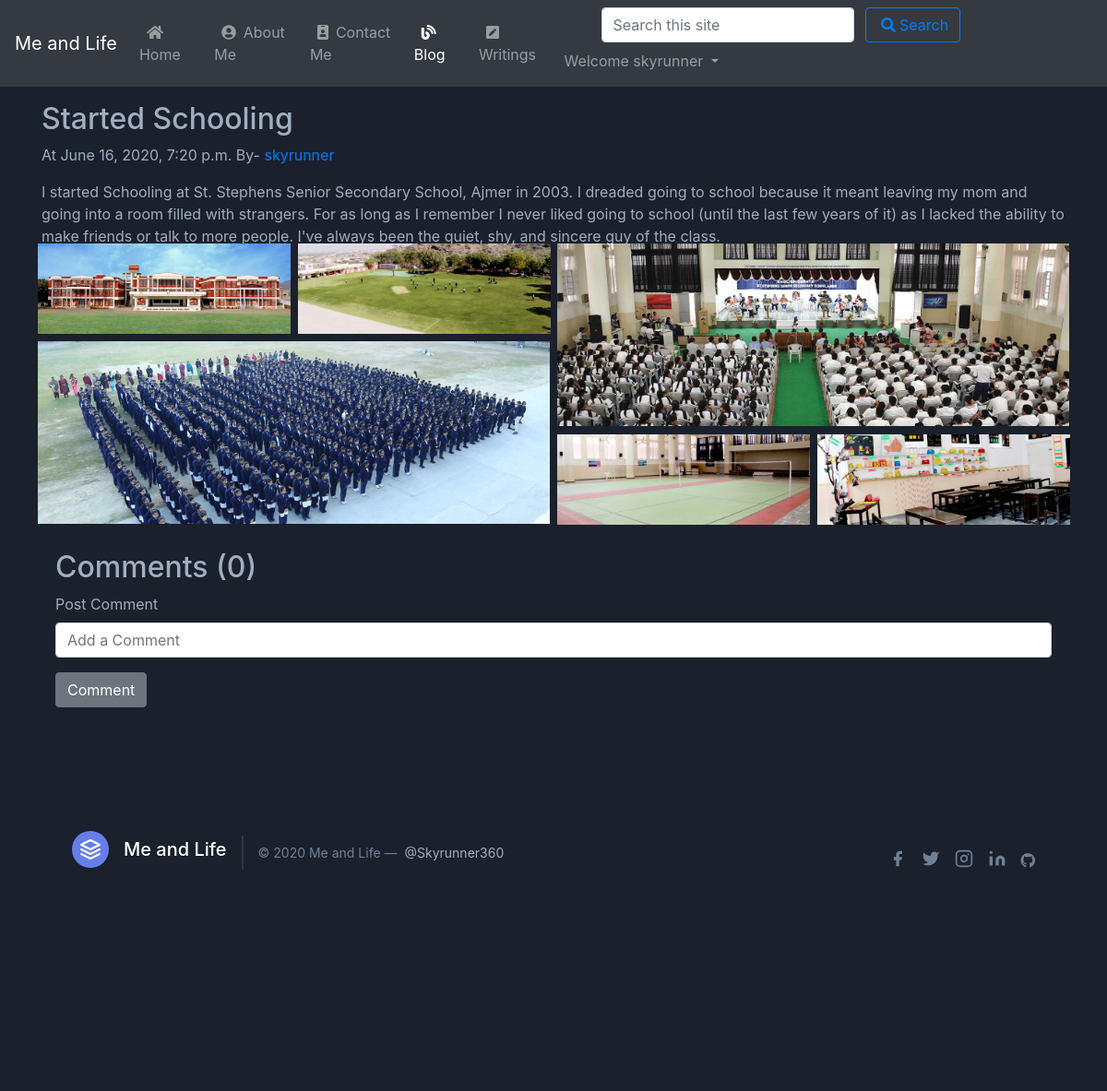
Page /blog/started-schooling (signed in) on the committed database.
### blog/models.py (models this page shows, shortened)
class Post(models.Model):
    sno= models.AutoField(primary_key=True)
    title = models.CharField(max_length=200)
    content = models.TextField()
    views = models.IntegerField(default=0)
    category = models.CharField(max_length=13)
    author = models.CharField(max_length=100)
    slug = models.CharField(max_length=150,default=" ")
    timeStamp = models.DateTimeField(blank=True)
    img = models.ImageField(upload_to="blog/", blank=True)
    img2 = models.ImageField(upload_to="blog/", blank=True)
    img3 = models.ImageField(upload_to="blog/", blank=True)
    img4 = models.ImageField(upload_to="blog/", blank=True)
    img5 = models.ImageField(upload_to="blog/", blank=True)
    img6 = models.ImageField(upload_to="blog/", blank=True)

### blog/views.py (the view)
# urls.py: path('<str:slug>', views.blogPost, name="blogPost"),
def blogPost(request,slug):
    post = Post.objects.filter(slug=slug).first()
    tech = Tech.objects.filter(slug=slug).first()
    if post is None:
        tech.views = tech.views+1
        tech.save()
    else:
        post.views = post.views+1
        post.save()
    pcomments = BlogComment.objects.filter(post=post,parent=None)
    preplies = BlogComment.objects.filter(post=post).exclude(parent=None)
    preplyDict = {}
    for reply in preplies:
        if reply.parent.sno not in preplyDict.keys():
            preplyDict[reply.parent.sno] = [reply]
        else:
            preplyDict[reply.parent.sno].append(reply)
    tcomments = BlogComment.objects.filter(tech=tech,parent=None)
    treplies = BlogComment.objects.filter(tech=tech).exclude(parent=None)
    treplyDict = {}
    for reply in treplies:
        if reply.parent.sno not in treplyDict.keys():
            treplyDict[reply.parent.sno] = [reply]
        else:
            treplyDict[reply.parent.sno].append(reply)
    context = {'post': post,'tech': tech,'pcomments':pcomments,'tcomments':tcomments,'preplyDict':preplyDict,'treplyDict':treplyDict}
    return render(request,'blog/blogPost.html',context)

### templates/blog/blogPost.html (shortened to what this page needs)
{% extends 'base.html' %}
{% block blogactive %}active
{% endblock blogactive %}
{% block body %}
{% load humanize %}
{% load extras %}
{% if post %}
<div class="text-gray-500 bg-gray-900 body-font pad">
<div class="blog-post container py-3">
<h2 class="blog-post-title" data-aos="fade-up"  data-aos-duration="3000">{{post.title}}</h2>
<p class="blog-post-meta">At {{post.timeStamp}} By- <a href="/about">{{post.author}}</a></p>
<div class="text-gray-500" data-aos="fade-down"  data-aos-duration="3000">{{post.content|wordwrap:100|safe}}</div>
 <div class="flex flex-wrap md:-m-2 -m-1">
      <div class="flex flex-wrap w-1/2">
        {% if post.img %}
        <div class="md:p-2 p-1 w-1/2">
          <img alt="gallery" data-aos="flip-left"  data-aos-duration="3000" class="w-full object-cover h-full object-center block" src="{{post.img.url}}">
        </div>{% endif %}
        {% if post.img2 %}
        <div class="md:p-2 p-1 w-1/2">
          <img alt="gallery" data-aos="flip-right"  data-aos-duration="3000" class="w-full object-cover h-full object-center block" src="{{post.img2.url}}">
        </div>{% endif %}
        {% if post.img3 %}
        <div class="md:p-2 p-1 w-full">
          <img alt="gallery" data-aos="flip-left"  data-aos-duration="3000" class="w-afull h-afull object-cover object-center block" src="{{post.img3.url}}">
        </div>{% endif %}
      </div>
      {% if post.img4 %}
      <div class="flex flex-wrap w-1/2">
        <div class="md:p-2 p-1 w-full">
          <img alt="gallery" data-aos="flip-right"  data-aos-duration="3000" class="w-full h-full object-cover object-center block" src="{{post.img4.url}}">
        </div>{% endif %}
        {% if post.img5 %}
        <div class="md:p-2 p-1 w-1/2">
          <img alt="gallery" data-aos="flip-left"  data-aos-duration="3000" class="w-full object-cover h-full object-center block" src="{{post.img5.url}}">
        </div>{% endif %}
        {% if post.img6 %}
        <div class="md:p-2 p-1 w-1/2">
          <img alt="gallery" data-aos="flip-right"  data-aos-duration="3000" class="w-full object-cover h-full object-center block" src="{{post.img6.url}}">
        </div>{% endif %}
      </div>
    </div>
    <div class="container">
    <div class="fb-like my-2 text-gray-500 bg-gray-900 body-font" data-href="http://skyrunner360.pythonanywhere.com" data-width="" data-layout="standard" data-action="like" data-size="small" data-share="true"></div><br>
    <h2>Comments ({{pcomments.count}})</h2>
    {% if user.is_authenticated %}
    <form action="/blog/postComment" method="post">{% csrf_token %}
  <div class="form-group">
    <label for="exampleInputEmail1">Post Comment</label>
    <input type="text" class="form-control" name="comment" placeholder ="Add a Comment">
  </div>
  <button type="submit" class="btn btn-secondary" value="submit">Comment</button>
</form>
    {% else %}
    <p>Please Login to Post Comment</p>
    {% endif %}
</div>
</div>
{% endif %}
{% endblock body %}

### templates/base.html (shortened to what this page needs)
<!doctype html>
<html lang="en">
<head>
    <link rel="stylesheet" href="https://pro.fontawesome.com/releases/v5.10.0/css/all.css" />
    <link href="https://unpkg.com/tailwindcss@^1.0/dist/tailwind.min.css" rel="stylesheet">
    <link href="https://unpkg.com/aos@2.3.1/dist/aos.css" rel="stylesheet">
    <link rel="stylesheet" href="https://maxcdn.bootstrapcdn.com/bootstrap/4.0.0/css/bootstrap.min.css">
</head>
<body>
    <nav class="navbar navbar-expand-lg sticky-top navbar-dark bg-dark">
        <a class="navbar-brand" href="/">Me and Life</a>
        <div class="collapse navbar-collapse" id="navbarSupportedContent">
            <ul class="navbar-nav mr-auto">
                <li class="nav-item {% block homeactive %}{% endblock homeactive %}">
                    <a class="nav-link" href="/"><i class="fas fa-home mx-2"></i>Home <span class="sr-only">(current)</span></a>
                </li>
                <li class="nav-item {% block aboutactive %}{% endblock aboutactive %}">
                    <a class="nav-link" href="/about"><i class="fas fa-user-circle mx-2"></i>About Me</a>
                </li>
                <li class="nav-item {% block contactactive %}
                 {% endblock contactactive %}">
                    <a class="nav-link" href="/contact"><i class="fas fa-id-badge mx-2"></i>Contact Me</a>
                </li>
                <li class="nav-item {% block blogactive %}
                 {% endblock blogactive %}">
                    <a class="nav-link" href="/blog"><i class="fas fa-blog mx-2"></i>Blog</a>
                </li>
                <li class="nav-item {% block writingactive %}
                 {% endblock writingactive %}">
                    <a class="nav-link" href="/writings"><i class="fas fa-pen-square mx-2"></i>Writings</a>
                </li>
            </ul>
            <div class="ml-auto form-inline">
            <form method="get" action="/search" class="my-2 my-lg-0 mx-5">
                <input class="form-control mr-sm-2" type="search" placeholder="Search this site" aria-label="Search" name="query" id="query">
                <button class="btn btn-outline-primary my-2 my-sm-0" type="submit"><i
            class="fas fa-search mx-1"></i>Search</button>
            </form>
            {% if user.is_authenticated %}
            <ul class="navbar-nav mr-2">
             <li class="nav-item dropdown">
        <a class="nav-link dropdown-toggle" href="#" id="navbarDropdown" role="button" data-toggle="dropdown" aria-haspopup="true" aria-expanded="false">
          Welcome {{request.user}}
        </a>
        </ul>
        {% endif %}
        </div>
        </div>
    </nav>
    <div class="text-gray-500 bg-gray-900 body-font pad">
        {% block body %} {% endblock body %}
    </div>
    <footer class="footer text-gray-500 bg-gray-900 body-font">
        <div class="container px-5 py-8 mx-auto flex items-center sm:flex-row flex-col">
            <a class="flex title-font font-medium items-center md:justify-start justify-center text-white" href="/" style="text-decoration: none;">
                <svg xmlns="http://www.w3.org/2000/svg" fill="none" stroke="currentColor" stroke-linecap="round" stroke-linejoin="round" stroke-width="2" class="w-10 h-10 text-white p-2 bg-indigo-500 rounded-full" viewBox="0 0 24 24">
          <path d="M12 2L2 7l10 5 10-5-10-5zM2 17l10 5 10-5M2 12l10 5 10-5"></path>
        </svg>
                <span class="ml-3 text-xl">Me and Life</span>
            </a>
            <p class="text-sm text-gray-600 sm:ml-4 sm:pl-4 sm:border-l-2 sm:border-gray-800 sm:py-2 sm:mt-0 mt-4">© 2020 Me and Life —
                <a href="https://twitter.com/Skyrunner360" class="text-gray-500 ml-1" target="_blank" rel="noopener noreferrer" style="text-decoration: none;">@Skyrunner360</a>
            </p>
            <span class="inline-flex sm:ml-auto sm:mt-0 mt-4 justify-center sm:justify-start">
        <a class="text-gray-600" href="https://www.facebook.com/rishi.mathur.739/" style="text-decoration: none;">
          <svg fill="currentColor" stroke-linecap="round" stroke-linejoin="round" stroke-width="2" class="w-5 h-5"
            viewBox="0 0 24 24">
            <path d="M18 2h-3a5 5 0 00-5 5v3H7v4h3v8h4v-8h3l1-4h-4V7a1 1 0 011-1h3z"></path>
          </svg>
        </a>
        <a class="ml-3 text-gray-600" href="https://twitter.com/Skyrunner360" style="text-decoration: none;">
          <svg fill="currentColor" stroke-linecap="round" stroke-linejoin="round" stroke-width="2" class="w-5 h-5"
            viewBox="0 0 24 24">
            <path
              d="M23 3a10.9 10.9 0 01-3.14 1.53 4.48 4.48 0 00-7.86 3v1A10.66 10.66 0 013 4s-4 9 5 13a11.64 11.64 0 01-7 2c9 5 20 0 20-11.5a4.5 4.5 0 00-.08-.83A7.72 7.72 0 0023 3z">
            </path>
          </svg>
        </a>
        <a class="ml-3 text-gray-600" href="https://www.instagram.com/skyrunner360/" style="text-decoration: none;">
          <svg fill="none" stroke="currentColor" stroke-linecap="round" stroke-linejoin="round" stroke-width="2"
            class="w-5 h-5" viewBox="0 0 24 24">
            <rect width="20" height="20" x="2" y="2" rx="5" ry="5"></rect>
            <path d="M16 11.37A4 4 0 1112.63 8 4 4 0 0116 11.37zm1.5-4.87h.01"></path>
          </svg>
        </a>
        <a class="ml-3 text-gray-600" href="https://www.linkedin.com/in/rishi-mathur-334874174/"
          style="text-decoration: none;">
          <svg fill="currentColor" stroke="currentColor" stroke-linecap="round" stroke-linejoin="round" stroke-width="0"
            class="w-5 h-5" viewBox="0 0 24 24">
            <path stroke="none"
              d="M16 8a6 6 0 016 6v7h-4v-7a2 2 0 00-2-2 2 2 0 00-2 2v7h-4v-7a6 6 0 016-6zM2 9h4v12H2z"></path>
            <circle cx="4" cy="4" r="2" stroke="none"></circle>
          </svg>
        </a>
        <a class="ml-3 text-gray-600" href="https://github.com/skyrunner360">
          <i class="fab fa-github"></i>
        </a>
      </span>
        </div>
    </footer>
</body>
</html>

### rows in the picture
Post: title "Started Schooling", timeStamp "June 16, 2020, 7:20 p.m.", author "skyrunner", content "I started Schooling at St. Stephens Senior Secondary School, Ajmer in 2003. I dreaded going to school because it meant leaving my mom and going into a room filled with strangers. For as long as I remember I never liked going to school (until the last few years of it) as I lacked the ability to make friends or talk to more people. I've always been the quiet, shy, and sincere guy of the class.", img (picture), img2 (picture), img3 (picture), img4 (picture), img5 (picture), img6 (picture)

### other values in the picture
{{ request.user }} "skyrunner"
{{ pcomments.count }} "0"
